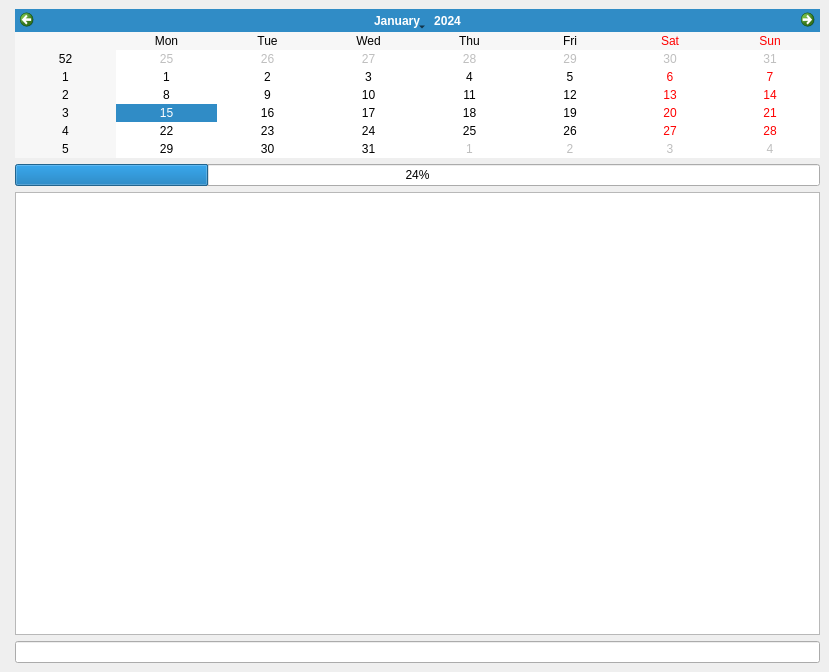
<?xml version="1.0" encoding="UTF-8"?>
<ui version="4.0">
 <class>MainWindow</class>
 <widget class="QMainWindow" name="MainWindow">
  <property name="geometry">
   <rect>
    <x>0</x>
    <y>0</y>
    <width>829</width>
    <height>672</height>
   </rect>
  </property>
  <property name="windowTitle">
   <string>MainWindow</string>
  </property>
  <widget class="QWidget" name="centralwidget">
   <property name="enabled">
    <bool>true</bool>
   </property>
   <property name="sizePolicy">
    <sizepolicy hsizetype="Maximum" vsizetype="Maximum">
     <horstretch>10</horstretch>
     <verstretch>10</verstretch>
    </sizepolicy>
   </property>
   <property name="sizeIncrement">
    <size>
     <width>1</width>
     <height>1</height>
    </size>
   </property>
   <property name="autoFillBackground">
    <bool>true</bool>
   </property>
   <layout class="QFormLayout" name="formLayout_2">
    <item row="0" column="1">
     <widget class="QCalendarWidget" name="calendarWidget"/>
    </item>
    <item row="1" column="1">
     <widget class="QProgressBar" name="progressBar">
      <property name="value">
       <number>24</number>
      </property>
     </widget>
    </item>
    <item row="2" column="1">
     <widget class="QTextBrowser" name="textBrowser">
      <property name="sizePolicy">
       <sizepolicy hsizetype="Expanding" vsizetype="Expanding">
        <horstretch>0</horstretch>
        <verstretch>200</verstretch>
       </sizepolicy>
      </property>
     </widget>
    </item>
    <item row="3" column="1">
     <widget class="QLineEdit" name="lineEdit"/>
    </item>
   </layout>
  </widget>
 </widget>
 <resources/>
 <connections/>
</ui>
